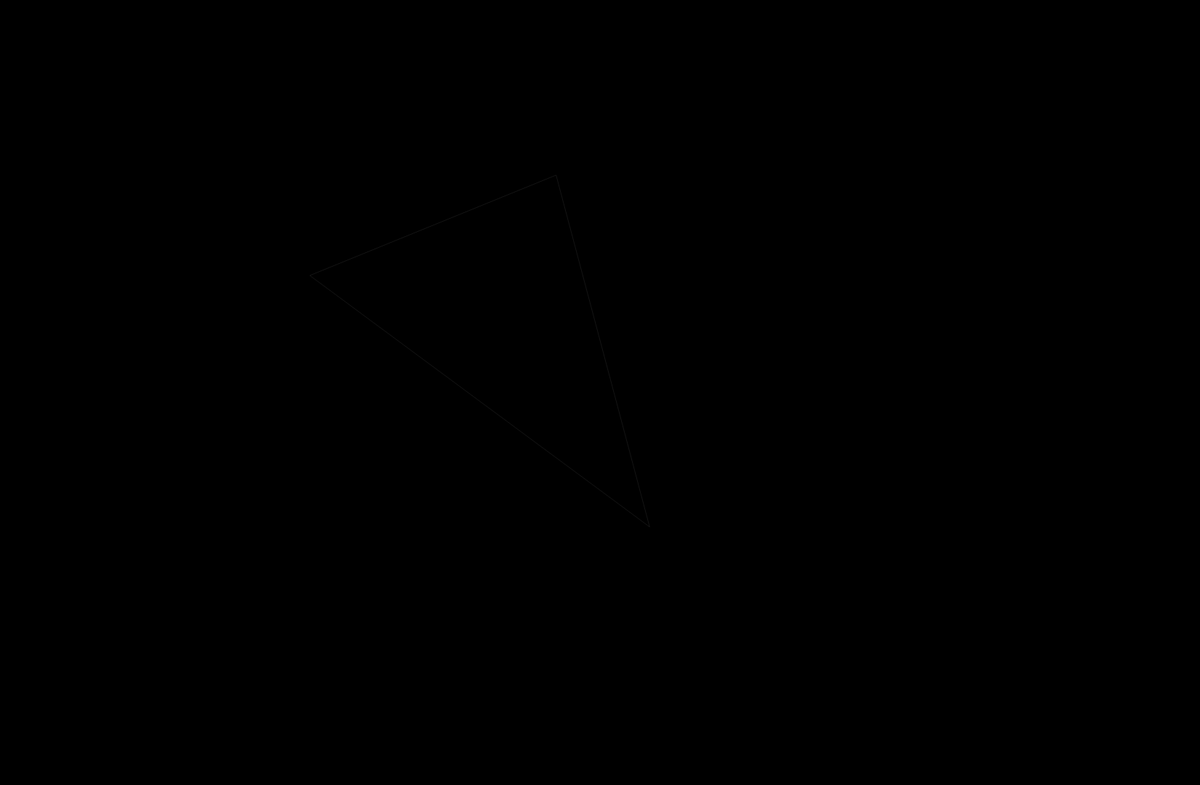
Frame 1 (no input)
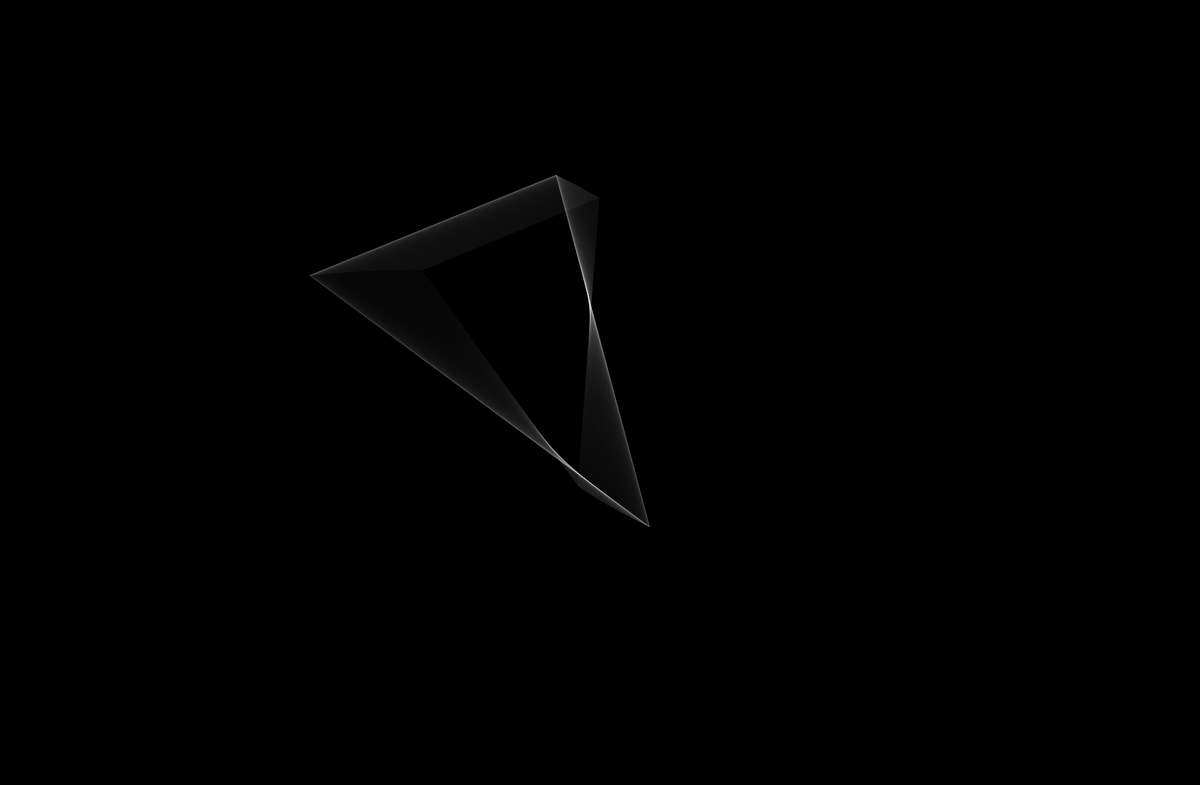
Frame 60 (no input)
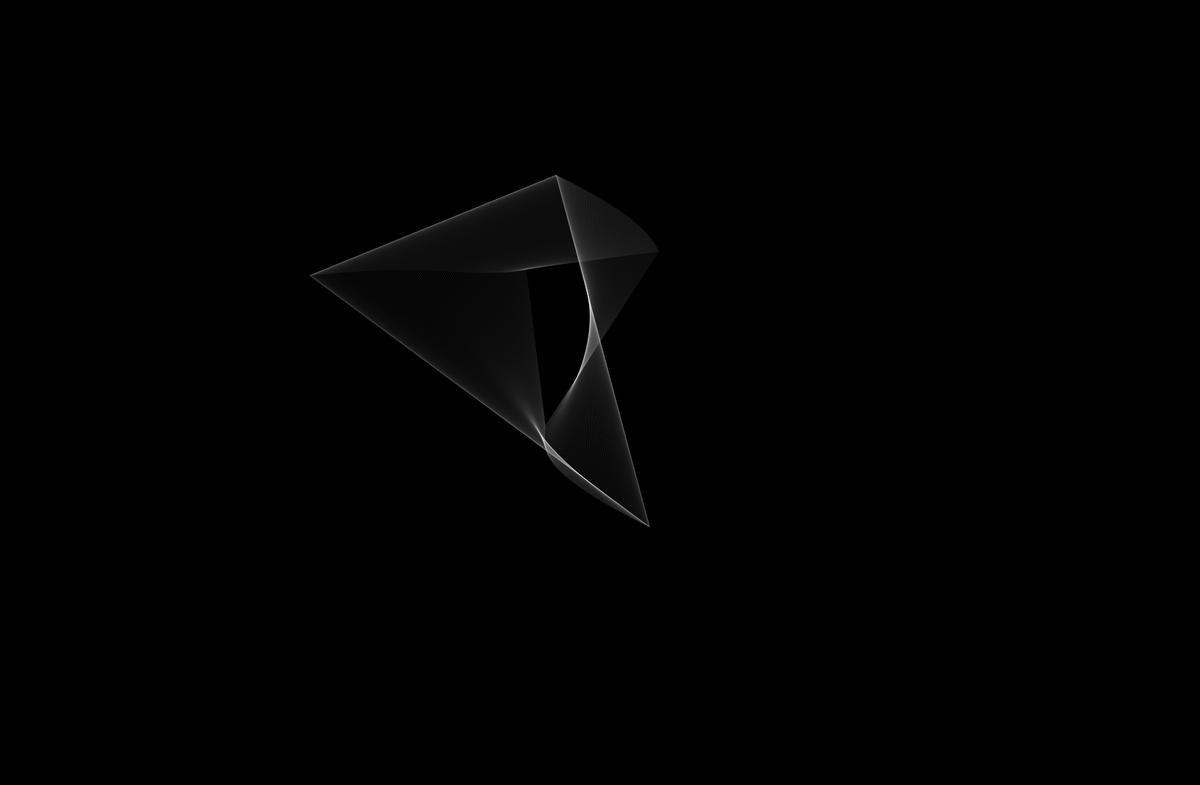
Frame 120 (the mouse pressed at the canvas centre since frame 60)

The p5.js sketch that drew these frames (run headless with seeded random() and noise() and a simulated clock; from frame 60 on, the mouse is pressed at the canvas centre):

// p5.js sketch
// ── sketch.js
var nx1;
var nx2;
var nx3;
var ny1;
var ny2;
var ny3;

function setup() {
  createCanvas(1650, 1080);
  background(0);
  
  // let all the initial noise sampling
  // variables be different, so our samples
  // aren't all initially the same
  nx1 = 10;
  nx2 = 20;
  nx3 = 30;
  ny1 = 40;
  ny2 = 50;
  ny3 = 60;
}

function draw() {
  
  var x1 = width * noise(nx1);
  var x2 = width * noise(nx2);
  var x3 = width * noise(nx3);
  var y1 = height * noise(ny1);
  var y2 = height * noise(ny2);
  var y3 = height * noise(ny3);
  
  noFill();
  stroke(255, 20);
  triangle(x1, y1, x2, y2, x3, y3);
  
  // change the noise samples
  nx1 += 0.0011;
  nx2 += 0.0022;
  nx3 += 0.0017;
  ny1 += 0.0013;
  ny2 += 0.0019;
  ny3 += 0.0015;
  
}
